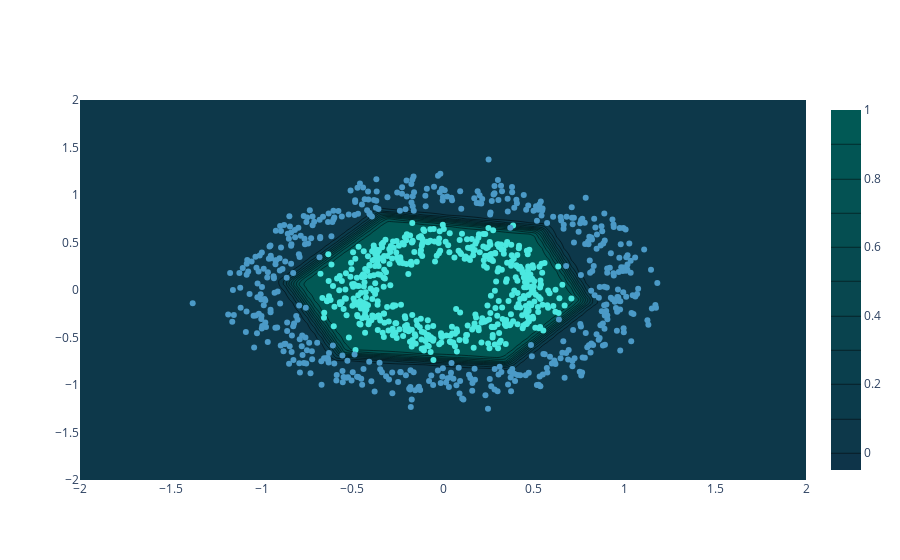

The notebook cell saved with this chart:
### Code cell
x1_example = np.linspace(-2,2,100)
x2_example = np.linspace(-2,2,100)

x1, x2 = np.meshgrid(x1_example,x2_example)

example = np.array([[xx1,xx2] for xx1,xx2 in zip(x1.reshape(-1),x2.reshape(-1))])

pred_example = model(example).numpy().reshape([100,100])

fig = go.Figure(data=[
    go.Contour(
        x=x1_example,
        y=x2_example,
        z=pred_example,
        colorscale=[color_chart[-2],color_chart[-1]]
    )
])
fig.add_trace(go.Scatter(x = x[:,0],
                         y = x[:,1],
                         mode = "markers",
                         marker = dict(
                             color=y,
                             colorscale=color_chart[0:2])
                         )
)
fig.show()

### Figure 1 — Plotly figure (JSON) as saved in the notebook; plotly's stock layout.template omitted (floating-point values rounded to 4 significant figures; data arrays with more than 128 entries replaced by an {"elided": "..."} marker saying what was removed)
{"data": [{"colorscale": [[0, "#0E3449"], [1, "#015955"]], "type": "contour", "x": [-2, -1.96, -1.919, -1.879, -1.838, -1.798, -1.758, -1.717, -1.677, -1.636, -1.596, -1.556, -1.515, -1.475, -1.434, -1.394, -1.354, -1.313, -1.273, -1.232, -1.192, -1.152, -1.111, -1.071, -1.03, -0.9899, -0.9495, -0.9091, -0.8687, -0.8283, -0.7879, -0.7475, -0.7071, -0.6667, -0.6263, -0.5859, -0.5455, -0.5051, -0.4646, -0.4242, -0.3838, -0.3434, -0.303, -0.2626, -0.2222, -0.1818, -0.1414, -0.101, -0.06061, -0.0202, 0.0202, 0.06061, 0.101, 0.1414, 0.1818, 0.2222, 0.2626, 0.303, 0.3434, 0.3838, 0.4242, 0.4646, 0.5051, 0.5455, 0.5859, 0.6263, 0.6667, 0.7071, 0.7475, 0.7879, 0.8283, 0.8687, 0.9091, 0.9495, 0.9899, 1.03, 1.071, 1.111, 1.152, 1.192, 1.232, 1.273, 1.313, 1.354, 1.394, 1.434, 1.475, 1.515, 1.556, 1.596, 1.636, 1.677, 1.717, 1.758, 1.798, 1.838, 1.879, 1.919, 1.96, 2], "y": [-2, -1.96, -1.919, -1.879, -1.838, -1.798, -1.758, -1.717, -1.677, -1.636, -1.596, -1.556, -1.515, -1.475, -1.434, -1.394, -1.354, -1.313, -1.273, -1.232, -1.192, -1.152, -1.111, -1.071, -1.03, -0.9899, -0.9495, -0.9091, -0.8687, -0.8283, -0.7879, -0.7475, -0.7071, -0.6667, -0.6263, -0.5859, -0.5455, -0.5051, -0.4646, -0.4242, -0.3838, -0.3434, -0.303, -0.2626, -0.2222, -0.1818, -0.1414, -0.101, -0.06061, -0.0202, 0.0202, 0.06061, 0.101, 0.1414, 0.1818, 0.2222, 0.2626, 0.303, 0.3434, 0.3838, 0.4242, 0.4646, 0.5051, 0.5455, 0.5859, 0.6263, 0.6667, 0.7071, 0.7475, 0.7879, 0.8283, 0.8687, 0.9091, 0.9495, 0.9899, 1.03, 1.071, 1.111, 1.152, 1.192, 1.232, 1.273, 1.313, 1.354, 1.394, 1.434, 1.475, 1.515, 1.556, 1.596, 1.636, 1.677, 1.717, 1.758, 1.798, 1.838, 1.879, 1.919, 1.96, 2], "z": {"elided": "100x100 float values"}}, {"marker": {"color": {"elided": "1000 int values"}, "colorscale": [[0, "#4B9AC7"], [1, "#4BE8E0"]]}, "mode": "markers", "type": "scatter", "x": {"elided": "1000 float values"}, "y": {"elided": "1000 float values"}}], "layout": {}}
